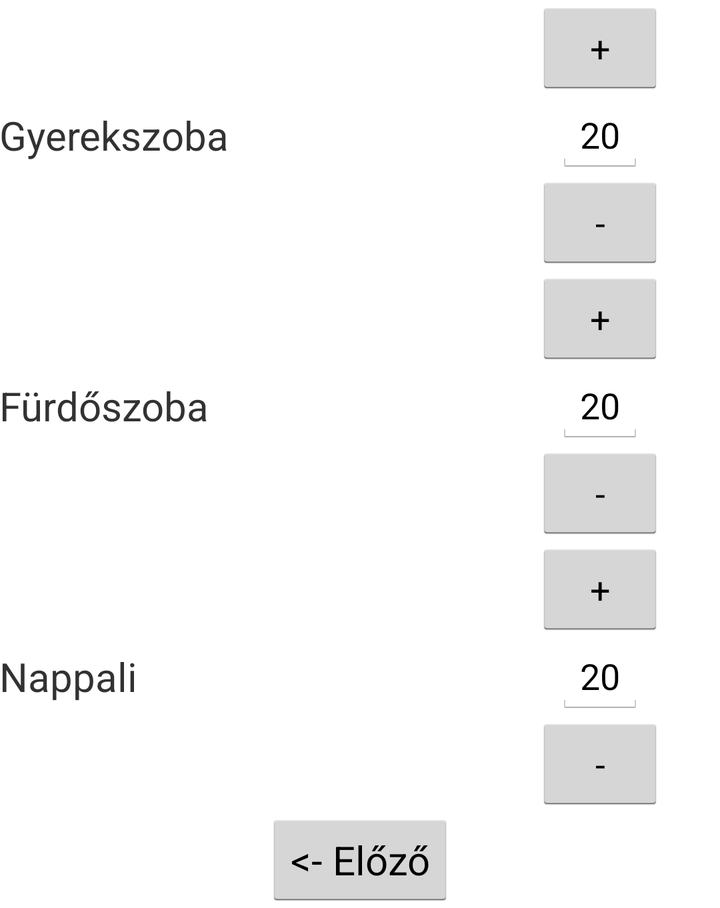
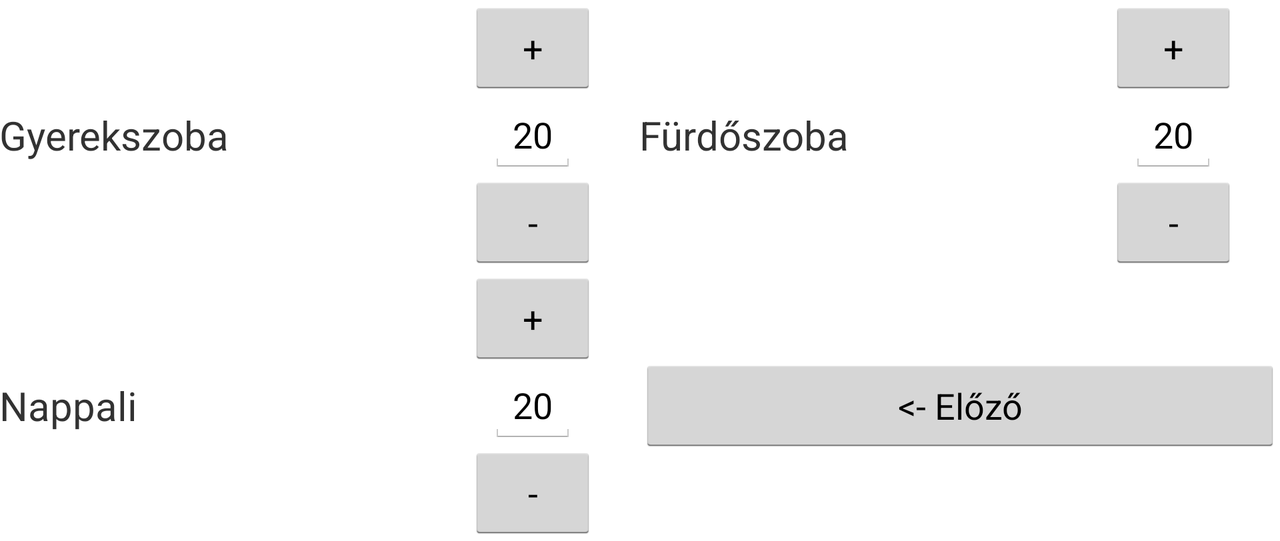

Two renders of one Android screen. The first uses the default layout on a phone; the second uses the alternative layout the repository ships for a different screen configuration, on a matching device. The two XML files are below.
<!-- AndroidManifest.xml: application theme AppTheme -->
<!-- res/layout/activity_futes2.xml -->
<LinearLayout xmlns:android="http://schemas.android.com/apk/res/android"
    xmlns:tools="http://schemas.android.com/tools"
    android:layout_width="match_parent"
    android:layout_height="wrap_content"
    android:gravity="center"
    android:orientation="vertical"
    android:paddingBottom="@dimen/activity_vertical_margin"
    android:paddingLeft="@dimen/activity_horizontal_margin"
    android:paddingRight="@dimen/activity_horizontal_margin"
    android:paddingTop="@dimen/activity_vertical_margin"
    android:weightSum="4"
    tools:context=".Futes2" >

    <LinearLayout
        android:layout_width="fill_parent"
        android:layout_height="0dip"
        android:layout_weight="1"
        android:gravity="center_vertical"
        android:orientation="horizontal"
        android:weightSum="3" >

        <TextView
            android:id="@+id/gyerekszoba"
            style="@style/Kiemelt"
            android:layout_width="0dip"
            android:layout_height="wrap_content"
            android:layout_weight="2"
            android:text="@string/szoba_gyerekszoba" />

        <LinearLayout
            android:layout_width="0dip"
            android:layout_height="wrap_content"
            android:layout_weight="1"
            android:gravity="center"
            android:orientation="vertical"
            android:weightSum="3" >

            <Button
                android:id="@+id/gyerekszoba_plusz"
                android:layout_width="wrap_content"
                android:layout_height="0dip"
                android:layout_weight="1"
                android:gravity="center"
                android:text="+" />

            <EditText
                android:id="@+id/gyerekszoba_homerseklet"
                android:layout_width="wrap_content"
                android:layout_height="0dip"
                android:layout_weight="1"
                android:text="20" />

            <Button
                android:id="@+id/gyerekszoba_minusz"
                android:layout_width="wrap_content"
                android:layout_height="0dip"
                android:layout_weight="1"
                android:gravity="center"
                android:text="-" />
        </LinearLayout>
    </LinearLayout>

    <LinearLayout
        android:layout_width="fill_parent"
        android:layout_height="0dip"
        android:layout_weight="1"
        android:gravity="center_vertical"
        android:orientation="horizontal"
        android:weightSum="3" >

        <TextView
            android:id="@+id/furdoszoba"
            style="@style/Kiemelt"
            android:layout_width="0dip"
            android:layout_height="wrap_content"
            android:layout_weight="2"
            android:text="@string/szoba_furdoszoba" />

        <LinearLayout
            android:layout_width="0dip"
            android:layout_height="wrap_content"
            android:layout_weight="1"
            android:gravity="center"
            android:orientation="vertical"
            android:weightSum="3" >

            <Button
                android:id="@+id/furdoszoba_plusz"
                android:layout_width="wrap_content"
                android:layout_height="0dip"
                android:layout_weight="1"
                android:gravity="center"
                android:text="+" />

            <EditText
                android:id="@+id/furdoszoba_homerseklet"
                android:layout_width="wrap_content"
                android:layout_height="0dip"
                android:layout_weight="1"
                android:text="20" />

            <Button
                android:id="@+id/furdoszoba_minusz"
                android:layout_width="wrap_content"
                android:layout_height="0dip"
                android:layout_weight="1"
                android:gravity="center"
                android:text="-" />
        </LinearLayout>
    </LinearLayout>

    <LinearLayout
        android:layout_width="fill_parent"
        android:layout_height="0dip"
        android:layout_weight="1"
        android:gravity="center_vertical"
        android:orientation="horizontal"
        android:weightSum="3" >

        <TextView
            android:id="@+id/nappali"
            style="@style/Kiemelt"
            android:layout_width="0dip"
            android:layout_height="wrap_content"
            android:layout_weight="2"
            android:text="@string/szoba_nappali" />

        <LinearLayout
            android:layout_width="0dip"
            android:layout_height="wrap_content"
            android:layout_weight="1"
            android:gravity="center"
            android:orientation="vertical"
            android:weightSum="3" >

            <Button
                android:id="@+id/nappali_plusz"
                android:layout_width="wrap_content"
                android:layout_height="0dip"
                android:layout_weight="1"
                android:gravity="center"
                android:text="+" />

            <EditText
                android:id="@+id/nappali_homerseklet"
                android:layout_width="wrap_content"
                android:layout_height="0dip"
                android:layout_weight="1"
                android:text="20" />

            <Button
                android:id="@+id/nappali_minusz"
                android:layout_width="wrap_content"
                android:layout_height="0dip"
                android:layout_weight="1"
                android:gravity="center"
                android:text="-" />
        </LinearLayout>
    </LinearLayout>

    <Button
        android:id="@+id/elozo"
        style="@style/Kiemelt"
        android:layout_width="wrap_content"
        android:layout_height="wrap_content"
        android:layout_weight="1"
        android:text="@string/elozo" />

</LinearLayout>
<!-- resources referenced by this layout -->
<resources>
  <string name="elozo">&lt;- Előző </string>
  <string name="szoba_furdoszoba">Fürdőszoba</string>
  <string name="szoba_gyerekszoba">Gyerekszoba</string>
  <string name="szoba_nappali">Nappali</string>
  <style name="Kiemelt">
          <item name="android:textSize">20sp</item>
      </style>
  <style name="AppTheme" parent="AppBaseTheme">
          
      </style>
  <!-- from res/values-v14/ -->
  <style name="AppBaseTheme" parent="android:Theme.Holo.Light">
          
      </style>
</resources>
<!-- res/layout-land/activity_futes2.xml (the repository's variant of the layout above) -->
<!-- drawn on the phone turned sideways -->
<LinearLayout xmlns:android="http://schemas.android.com/apk/res/android"
    xmlns:tools="http://schemas.android.com/tools"
    android:layout_width="match_parent"
    android:layout_height="wrap_content"
    android:gravity="center"
    android:orientation="vertical"
    android:paddingBottom="@dimen/activity_vertical_margin"
    android:paddingLeft="@dimen/activity_horizontal_margin"
    android:paddingRight="@dimen/activity_horizontal_margin"
    android:paddingTop="@dimen/activity_vertical_margin"
    android:weightSum="2"
    tools:context=".Futes2" >


    <LinearLayout
        android:layout_width="fill_parent"
        android:layout_height="0dip"
        android:layout_weight="1"
        android:gravity="center_vertical"
        android:orientation="horizontal"
        android:weightSum="6" >

        <TextView
            android:id="@+id/gyerekszoba"
            style="@style/Kiemelt"
            android:layout_width="0dip"
            android:layout_height="wrap_content"
            android:layout_weight="2"
            android:text="@string/szoba_gyerekszoba" />

        <LinearLayout
            android:layout_width="0dip"
            android:layout_height="wrap_content"
            android:layout_weight="1"
            android:gravity="center"
            android:orientation="vertical"
            android:weightSum="3" >

            <Button
                android:id="@+id/gyerekszoba_plusz"
                android:layout_width="wrap_content"
                android:layout_height="0dip"
                android:layout_weight="1"
                android:gravity="center"
                android:text="+" />

            <EditText
                android:id="@+id/gyerekszoba_homerseklet"
                android:layout_width="wrap_content"
                android:layout_height="0dip"
                android:layout_weight="1"
                android:text="20" />

            <Button
                android:id="@+id/gyerekszoba_minusz"
                android:layout_width="wrap_content"
                android:layout_height="0dip"
                android:layout_weight="1"
                android:gravity="center"
                android:text="-" />
        </LinearLayout>

        <TextView
            android:id="@+id/furdoszoba"
            style="@style/Kiemelt"
            android:layout_width="0dip"
            android:layout_height="wrap_content"
            android:layout_weight="2"
            android:text="@string/szoba_furdoszoba" />

        <LinearLayout
            android:layout_width="0dip"
            android:layout_height="wrap_content"
            android:layout_weight="1"
            android:gravity="center"
            android:orientation="vertical"
            android:weightSum="3" >

            <Button
                android:id="@+id/furdoszoba_plusz"
                android:layout_width="wrap_content"
                android:layout_height="0dip"
                android:layout_weight="1"
                android:gravity="center"
                android:text="+" />

            <EditText
                android:id="@+id/furdoszoba_homerseklet"
                android:layout_width="wrap_content"
                android:layout_height="0dip"
                android:layout_weight="1"
                android:text="20" />

            <Button
                android:id="@+id/furdoszoba_minusz"
                android:layout_width="wrap_content"
                android:layout_height="0dip"
                android:layout_weight="1"
                android:gravity="center"
                android:text="-" />
        </LinearLayout>
    </LinearLayout>

    <LinearLayout
        android:layout_width="fill_parent"
        android:layout_height="0dip"
        android:layout_weight="1"
        android:gravity="center_vertical"
        android:orientation="horizontal"
        android:weightSum="6" >
        
        <TextView
            android:id="@+id/nappali"
            style="@style/Kiemelt"
            android:layout_width="0dip"
            android:layout_height="wrap_content"
            android:layout_weight="2"
            android:text="@string/szoba_nappali" />

        <LinearLayout
            android:layout_width="0dip"
            android:layout_height="wrap_content"
            android:layout_weight="1"
            android:gravity="center"
            android:orientation="vertical"
            android:weightSum="3" >

            <Button
                android:id="@+id/nappali_plusz"
                android:layout_width="wrap_content"
                android:layout_height="0dip"
                android:layout_weight="1"
                android:gravity="center"
                android:text="+" />

            <EditText
                android:id="@+id/nappali_homerseklet"
                android:layout_width="wrap_content"
                android:layout_height="0dip"
                android:layout_weight="1"
                android:text="20" />

            <Button
                android:id="@+id/nappali_minusz"
                android:layout_width="wrap_content"
                android:layout_height="0dip"
                android:layout_weight="1"
                android:gravity="center"
                android:text="-" />
            
           
        </LinearLayout>

         <Button
             android:id="@id/elozo"
             android:layout_width="0dip"
             android:layout_height="wrap_content"
             android:layout_weight="3"
             android:gravity="center"
             android:text="@string/elozo" />

         </LinearLayout>
</LinearLayout>
